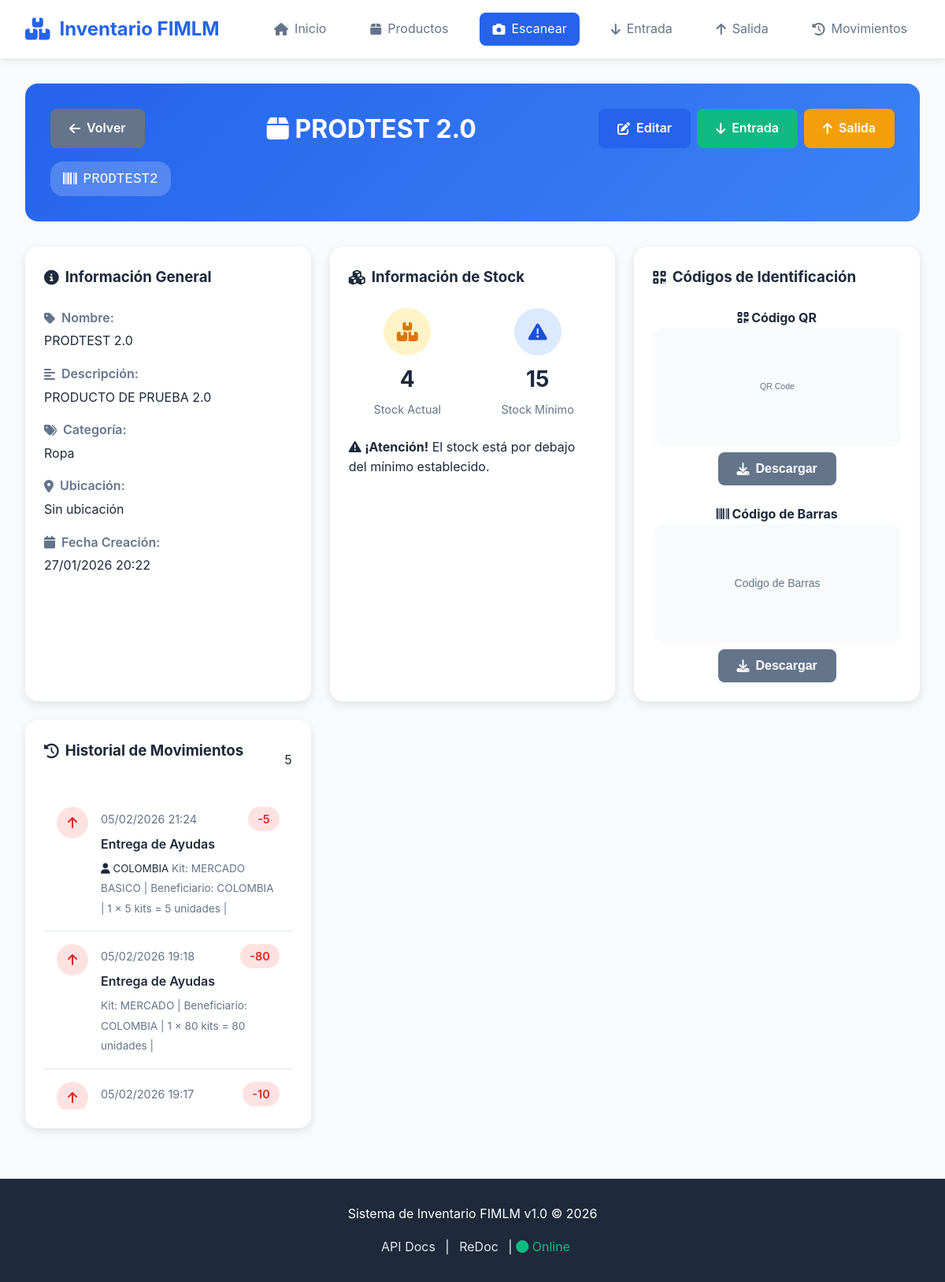
Before: /productos/2/detalle with the older database file.
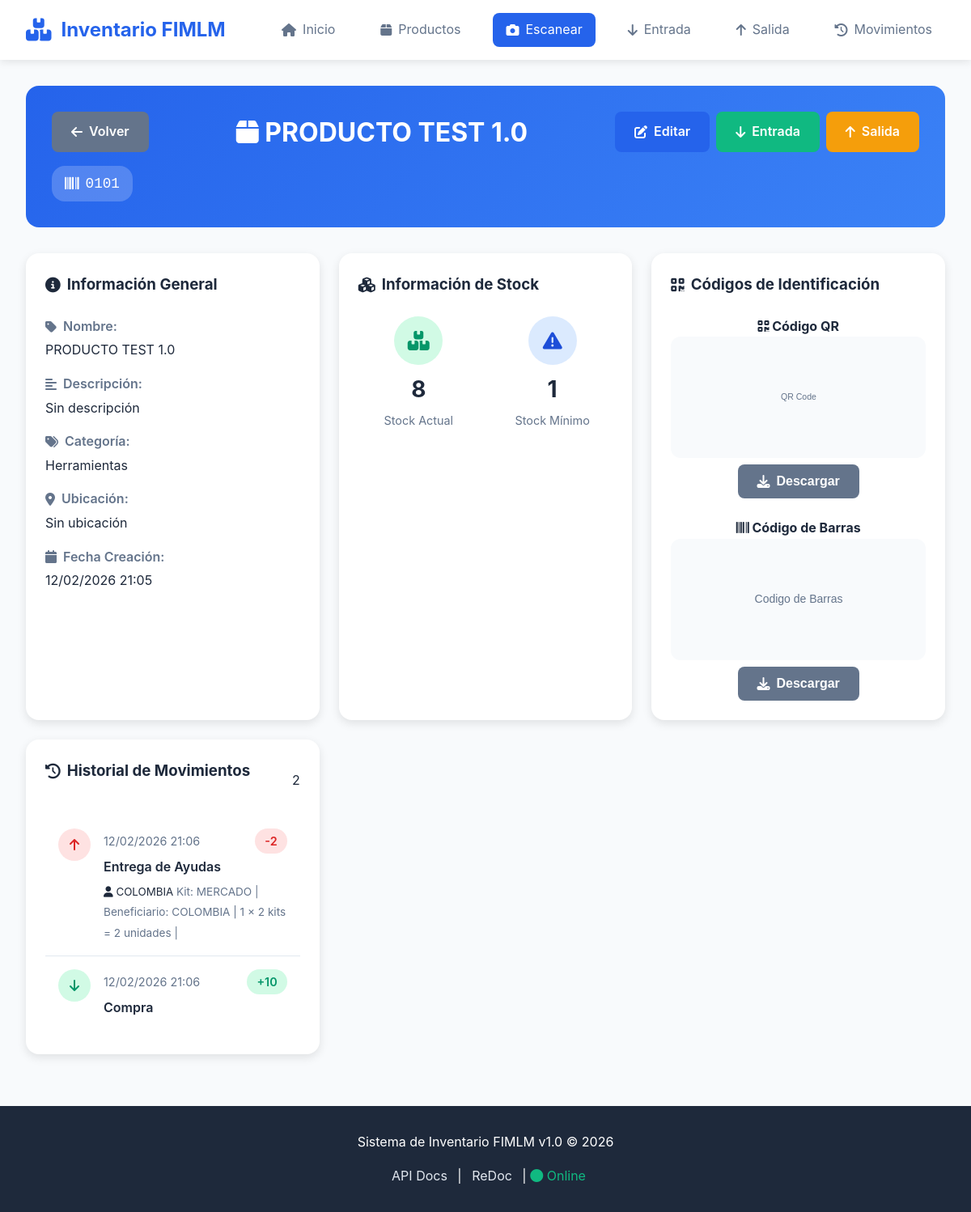
After: the same page with the newer database file.
### app/models.py (models this page shows)
class Producto(Base):
    __tablename__ = "productos"
    id = Column(Integer, primary_key=True, index=True)
    codigo = Column(String(50), unique=True, index=True, nullable=False)
    nombre = Column(String(200), nullable=False)
    descripcion = Column(Text, nullable=True)
    categoria = Column(String(100), nullable=True)
    stock_minimo = Column(Integer, default=0)
    stock_actual = Column(Integer, default=0)
    fecha_creacion = Column(DateTime(timezone=True), server_default=func.now())
    fecha_actualizacion = Column(DateTime(timezone=True), onupdate=func.now())
    movimientos = relationship("Movimiento", back_populates="producto", cascade="all, delete-orphan")

class Movimiento(Base):
    __tablename__ = "movimientos"
    id = Column(Integer, primary_key=True, index=True)
    producto_id = Column(Integer, ForeignKey("productos.id"))
    tipo = Column(String, nullable=False)  # entrada o salida
    cantidad = Column(Integer, nullable=False)
    motivo = Column(String, nullable=True)
    tipo_origen = Column(String, nullable=True)  # compra, donacion, etc.
    origen_nombre = Column(String, nullable=True)  # Nombre del proveedor/donante
    ubicacion = Column(String, nullable=True)
    notas = Column(String, nullable=True)
    cliente_destino = Column(String, nullable=True)  # 🆕 Para salidas
    usuario = Column(String, nullable=False, default="admin")
    fecha_movimiento = Column(DateTime, default=datetime.utcnow)
    pdf_firmado = Column(String, nullable=True)  # Ruta del archivo PDF
    pdf_nombre = Column(String, nullable=True)   # Nombre original del archivo
    producto = relationship("Producto", back_populates="movimientos")

### app/main.py (the view)
@app.get("/productos/{producto_id}/detalle", response_class=HTMLResponse)
async def pagina_detalle_producto(request: Request, producto_id: int, db: Session = Depends(get_db)):
    producto = crud.get_producto(db, producto_id=producto_id)
    if not producto:
        return templates.TemplateResponse(
            "error.html",
            {"request": request, "title": "Error", "error": "Producto no encontrado"},
            status_code=404
        )
    historial = crud.get_movimientos_por_producto(db, producto_id=producto_id)
    return templates.TemplateResponse(
        "detalle_producto.html",
        {"request": request, "title": f"Producto: {producto.nombre}", "producto": producto, "historial": historial}
    )

### app/templates/detalle_producto.html (shortened to what the changed rows need)
{% extends "base.html" %}
{% block content %}
<div class="detalle-producto-page">
    <div class="page-header">
        <div class="header-content">
            <a href="/productos" class="btn btn-secondary">
                <i class="fas fa-arrow-left"></i> Volver
            </a>
            <h1><i class="fas fa-box"></i> {{ producto.nombre }}</h1>
            <div class="header-actions">
                <a href="/productos/{{ producto.id }}/editar" class="btn btn-primary">
                </a>
                <a href="/entrada?producto={{ producto.id }}" class="btn btn-success">
                </a>
                <a href="/salida?producto={{ producto.id }}" class="btn btn-warning">
                </a>
            </div>
        </div>
        <div class="producto-codigo">
            <i class="fas fa-barcode"></i>
            <span>{{ producto.codigo }}</span>
        </div>
    </div>
    <div class="detalle-grid">
        <div class="info-card">
            <div class="info-grid">
                <div class="info-item">
                    <label><i class="fas fa-tag"></i> Nombre:</label>
                    <span>{{ producto.nombre }}</span>
                </div>
                <div class="info-item">
                    <label><i class="fas fa-align-left"></i> Descripción:</label>
                    <span>{{ producto.descripcion or "Sin descripción" }}</span>
                </div>
                <div class="info-item">
                    <label><i class="fas fa-tags"></i> Categoría:</label>
                    <span>{{ producto.categoria or "Sin categoría" }}</span>
                </div>
                <div class="info-item">
                    <label><i class="fas fa-calendar"></i> Fecha Creación:</label>
                    <span>{{ producto.fecha_creacion.strftime('%d/%m/%Y %H:%M') }}</span>
                </div>
            </div>
        </div>
        <div class="stock-card">
            <h3><i class="fas fa-cubes"></i> Información de Stock</h3>
            <div class="stock-stats">
                <div class="stat-item">
                    <div class="stat-icon {{ 'warning' if producto.stock_actual < producto.stock_minimo else 'success' }}">
                        <i class="fas fa-boxes"></i>
                    </div>
                    <div class="stat-content">
                        <h2>{{ producto.stock_actual }}</h2>
                        <p>Stock Actual</p>
                    </div>
                </div>
                <div class="stat-item">
                    <div class="stat-content">
                        <h2>{{ producto.stock_minimo }}</h2>
                        <p>Stock Mínimo</p>
                    </div>
                </div>
            </div>
            {% if producto.stock_actual < producto.stock_minimo %}
            <div class="alert alert-warning">
                <i class="fas fa-exclamation-triangle"></i>
                <strong>¡Atención!</strong> El stock está por debajo del mínimo establecido.
            </div>
            {% endif %}
        </div>
        <div class="historial-card">
            <div class="historial-header">
                <h3><i class="fas fa-history"></i> Historial de Movimientos</h3>
                <span class="badge">{{ historial|length }}</span>
            </div>
            {% if historial %}
<div class="historial-list">
    {% for movimiento in historial %}
    <div class="movimiento-item">
        <div class="movimiento-icon {{ 'entrada' if movimiento.tipo == 'entrada' else 'salida' }}">
            <i class="fas fa-{{ 'arrow-down' if movimiento.tipo == 'entrada' else 'arrow-up' }}"></i>
        </div>
        <div class="movimiento-info">
            <div class="movimiento-header">
                <span class="movimiento-fecha">{{ movimiento.fecha_movimiento.strftime('%d/%m/%Y %H:%M') }}</span>
                <span class="movimiento-cantidad {{ movimiento.tipo }}">
                    {{ '+' if movimiento.tipo == 'entrada' else '-' }}{{ movimiento.cantidad }}
                </span>
            </div>
            <div class="movimiento-detalles">
                <span class="movimiento-motivo">{{ movimiento.motivo }}</span>
                {% if movimiento.tipo == 'salida' and movimiento.cliente_destino %}
                <small class="movimiento-cliente">
                    <i class="fas fa-user"></i> {{ movimiento.cliente_destino }}
                </small>
                {% endif %}
                {% if movimiento.notas %}
                <small class="movimiento-notas">{{ movimiento.notas }}</small>
                {% endif %}
            </div>
        </div>
    </div>
    {% endfor %}
</div>
{% endif %}
{% endblock %}

Changed rows visible on the page:
removed Movimiento: fecha_movimiento "05/02/2026 21:24", tipo "-", cantidad "5", motivo "Entrega de Ayudas", cliente_destino "COLOMBIA", notas "Kit: MERCADO BASICO | Beneficiario: COLOMBIA | 1 × 5 kits = 5 unidades |"
removed Movimiento: fecha_movimiento "05/02/2026 19:18", tipo "-", cantidad "80", motivo "Entrega de Ayudas", notas "Kit: MERCADO | Beneficiario: COLOMBIA | 1 × 80 kits = 80 unidades |"
removed Movimiento: fecha_movimiento "05/02/2026 19:17", tipo "-", cantidad "10"
changed Producto: nombre "PRODTEST 2.0" → "PRODUCTO TEST 1.0"; codigo "PRODTEST2" → "0101"; descripcion "PRODUCTO DE PRUEBA 2.0" → "Sin descripción"; categoria "Ropa" → "Herramientas"; fecha_creacion "27/01/2026 20:22" → "12/02/2026 21:05"; stock_actual "4" → "8"; stock_minimo "15" → "1"
now on this page (row edited): Movimiento: fecha_movimiento "12/02/2026 21:06", tipo "-", cantidad "2", motivo "Entrega de Ayudas", cliente_destino "COLOMBIA", notas "Kit: MERCADO | Beneficiario: COLOMBIA | 1 × 2 kits = 2 unidades |"
now on this page (row edited): Movimiento: fecha_movimiento "12/02/2026 21:06", tipo "+", cantidad "10", motivo "Compra"
Other visible differences:
{{ historial|length }}: "5" → "2"
text no longer shown: "¡Atención! El stock está por debajo del mínimo establecido."
